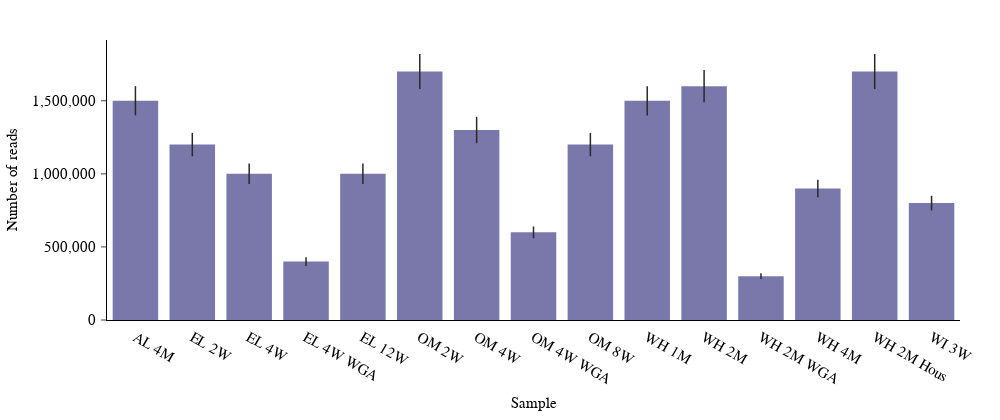

The notebook cell saved with this chart:
### Markdown cell above
# 6. Vertical bar chart using `plotly`

### Code cell
fig = px.bar(x=sample_id, y=num_reads, error_y=error)
fig.update_layout(
    xaxis_title="Sample",
    yaxis_title="Number of reads",
    showlegend=False,
)
fig.update_traces(
    marker_color=apc.aster,
    error_y_color=apc.crow,
    error_y_thickness=1.5,
    error_y_width=0,
)

apc.plotly.style_plot(fig, categorical_axes="x", monospaced_axes="y")
apc.plotly.add_commas_to_axis_tick_labels(fig)
apc.plotly.set_figure_dimensions(fig, "full_wide")

fig.show()

### Figure 1 — Plotly figure (JSON) as saved in the notebook; plotly's stock layout.template omitted (floating-point values rounded to 4 significant figures)
{"data": [{"error_y": {"array": [100000, 80000, 70000, 30000, 70000, 120000, 90000, 40000, 80000, 100000, 110000, 20000, 60000, 120000, 50000], "color": "#292928", "thickness": 1.5, "width": 0}, "hovertemplate": "x=%{x}<br>y=%{y}<extra></extra>", "legendgroup": "", "marker": {"color": "#7A77AB", "pattern": {"shape": ""}}, "name": "", "orientation": "v", "showlegend": false, "textposition": "auto", "type": "bar", "x": ["AL 4M", "EL 2W", "EL 4W", "EL 4W WGA", "EL 12W", "OM 2W", "OM 4W", "OM 4W WGA", "OM 8W", "WH 1M", "WH 2M", "WH 2M WGA", "WH 4M", "WH 2M Hous", "WI 3W"], "xaxis": "x", "y": [1500000, 1200000, 1000000, 400000, 1000000, 1700000, 1300000, 600000, 1200000, 1500000, 1600000, 300000, 900000, 1700000, 800000], "yaxis": "y"}], "layout": {"barmode": "relative", "height": 420, "legend": {"tracegroupgap": 0}, "showlegend": false, "width": 1000, "xaxis": {"anchor": "y", "domain": [0, 1], "tickformat": ",", "ticks": "", "title": {"text": "Sample"}}, "yaxis": {"anchor": "x", "domain": [0, 1], "tickfont": {"family": "SuisseIntlMono", "size": 14.5}, "tickformat": ",", "title": {"text": "Number of reads"}}}}
